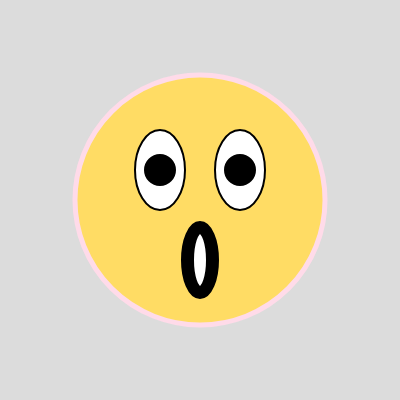
Frame 1 (no input)
Frame 2 (the mouse pressed at the canvas centre, redrawn once): identical to frame 1, image omitted

The p5.js sketch that drew this single still picture (run headless with seeded random() and noise() and a simulated clock; the mouse was pressed at the canvas centre and the sketch redrawn once):

// p5.js sketch
// ── sketch.js
function setup() {
  // create a canvas
  createCanvas(400, 400);

  // disable animation
  noLoop();
}

function draw() {
  // set background color
  background(220);

  // draw the face
  fill(255, 220, 100);
  stroke('#FFDBE9');
  strokeWeight(5);
  circle(200, 200, 250);
  rectMode(CENTER);

  // draw the vertical eyes
  fill(255); // white part of the eye
  stroke(0);
  strokeWeight(2);
  ellipse(160, 170, 50, 80); // left eye
  ellipse(240, 170, 50, 80); // right eye

  fill(0); // pupil
  ellipse(160, 170, 30, 30); // left pupil
  ellipse(240, 170, 30, 30); // right pupil

  // draw the vertical mouth
  stroke(0);
  strokeWeight(8);
  fill(0); // outer mouth color
  ellipse(200, 260, 30, 70); // smaller outer vertical mouth shape
  fill(255); // inner mouth color
  ellipse(200, 260, 20, 60); // smaller inner vertical mouth shape
}
